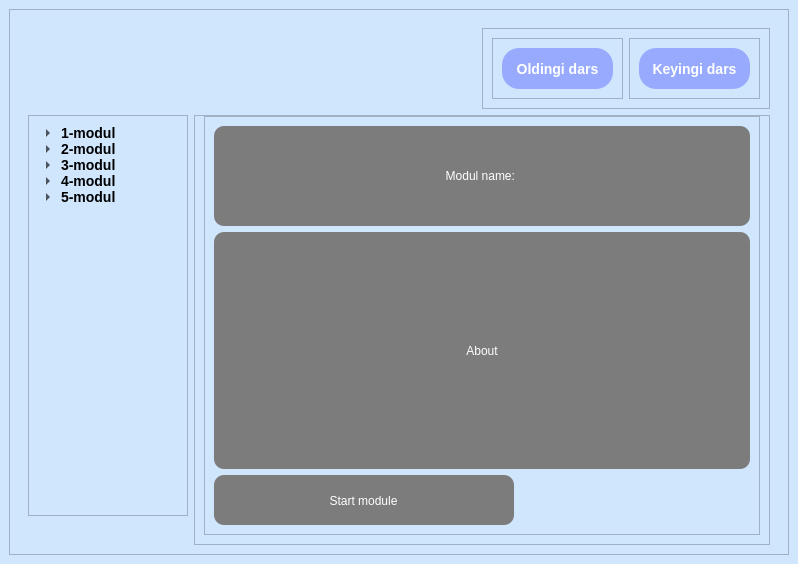
<?xml version="1.0" encoding="UTF-8"?>
<ui version="4.0">
 <class>MainWindow</class>
 <widget class="QMainWindow" name="MainWindow">
  <property name="geometry">
   <rect>
    <x>0</x>
    <y>0</y>
    <width>798</width>
    <height>564</height>
   </rect>
  </property>
  <property name="minimumSize">
   <size>
    <width>780</width>
    <height>540</height>
   </size>
  </property>
  <property name="windowTitle">
   <string>Player</string>
  </property>
  <property name="styleSheet">
   <string notr="true">background-color: #d0e6fd;</string>
  </property>
  <widget class="QWidget" name="centralwidget">
   <layout class="QGridLayout" name="gridLayout_18">
    <item row="0" column="0">
     <widget class="QFrame" name="frame">
      <property name="frameShape">
       <enum>QFrame::StyledPanel</enum>
      </property>
      <property name="frameShadow">
       <enum>QFrame::Raised</enum>
      </property>
      <layout class="QGridLayout" name="gridLayout_10">
       <property name="bottomMargin">
        <number>0</number>
       </property>
       <item row="0" column="0">
        <widget class="QStackedWidget" name="stackedWidget">
         <property name="frameShape">
          <enum>QFrame::NoFrame</enum>
         </property>
         <property name="currentIndex">
          <number>1</number>
         </property>
         <widget class="QWidget" name="login_page">
          <layout class="QGridLayout" name="gridLayout">
           <item row="0" column="0">
            <spacer name="verticalSpacer_2">
             <property name="orientation">
              <enum>Qt::Vertical</enum>
             </property>
             <property name="sizeHint" stdset="0">
              <size>
               <width>20</width>
               <height>166</height>
              </size>
             </property>
            </spacer>
           </item>
           <item row="1" column="0">
            <widget class="QFrame" name="frame_4">
             <property name="maximumSize">
              <size>
               <width>701</width>
               <height>16777215</height>
              </size>
             </property>
             <property name="styleSheet">
              <string notr="true">background-color: rgb(234, 234, 234);
box-shadow: 0 0 5px #000;
border-radius: 15px</string>
             </property>
             <property name="frameShape">
              <enum>QFrame::StyledPanel</enum>
             </property>
             <property name="frameShadow">
              <enum>QFrame::Raised</enum>
             </property>
             <layout class="QVBoxLayout" name="verticalLayout">
              <item>
               <widget class="QFrame" name="frame_2">
                <property name="minimumSize">
                 <size>
                  <width>0</width>
                  <height>90</height>
                 </size>
                </property>
                <property name="frameShape">
                 <enum>QFrame::StyledPanel</enum>
                </property>
                <property name="frameShadow">
                 <enum>QFrame::Raised</enum>
                </property>
                <layout class="QGridLayout" name="gridLayout_3">
                 <item row="0" column="0">
                  <widget class="QLabel" name="label">
                   <property name="minimumSize">
                    <size>
                     <width>0</width>
                     <height>30</height>
                    </size>
                   </property>
                   <property name="styleSheet">
                    <string notr="true">font: 20pt &quot;MS Shell Dlg 2&quot;;
color: rgb(255, 255, 255);
background-color: rgb(124, 124, 124);
border-radius:10px</string>
                   </property>
                   <property name="text">
                    <string>Kalit so'z</string>
                   </property>
                   <property name="alignment">
                    <set>Qt::AlignCenter</set>
                   </property>
                  </widget>
                 </item>
                </layout>
               </widget>
              </item>
              <item>
               <widget class="QFrame" name="frame_3">
                <property name="frameShape">
                 <enum>QFrame::StyledPanel</enum>
                </property>
                <property name="frameShadow">
                 <enum>QFrame::Raised</enum>
                </property>
                <layout class="QHBoxLayout" name="horizontalLayout">
                 <item>
                  <widget class="QLineEdit" name="lineEdit">
                   <property name="minimumSize">
                    <size>
                     <width>0</width>
                     <height>50</height>
                    </size>
                   </property>
                   <property name="maximumSize">
                    <size>
                     <width>350</width>
                     <height>16777215</height>
                    </size>
                   </property>
                   <property name="styleSheet">
                    <string notr="true">background-color: rgb(124, 124, 124);
border-radius: 15px;
border: 0;
padding: 0 10px;
color: #fff;
font-size: 16px;
</string>
                   </property>
                   <property name="placeholderText">
                    <string>Kalit so'zni kiriting</string>
                   </property>
                  </widget>
                 </item>
                </layout>
               </widget>
              </item>
              <item>
               <widget class="QFrame" name="frame_5">
                <property name="sizePolicy">
                 <sizepolicy hsizetype="Preferred" vsizetype="Preferred">
                  <horstretch>0</horstretch>
                  <verstretch>0</verstretch>
                 </sizepolicy>
                </property>
                <property name="layoutDirection">
                 <enum>Qt::LeftToRight</enum>
                </property>
                <property name="frameShape">
                 <enum>QFrame::StyledPanel</enum>
                </property>
                <property name="frameShadow">
                 <enum>QFrame::Raised</enum>
                </property>
                <layout class="QHBoxLayout" name="horizontalLayout_2">
                 <item>
                  <widget class="QPushButton" name="pushButton_6">
                   <property name="minimumSize">
                    <size>
                     <width>100</width>
                     <height>50</height>
                    </size>
                   </property>
                   <property name="maximumSize">
                    <size>
                     <width>250</width>
                     <height>16777215</height>
                    </size>
                   </property>
                   <property name="cursor">
                    <cursorShape>PointingHandCursor</cursorShape>
                   </property>
                   <property name="styleSheet">
                    <string notr="true">QPushButton {
	border-radius: 20px;
font: 11pt &quot;MS Reference Sans Serif&quot;;
background-color: rgb(124, 124, 124);
color: #fff;
}
QPushButton:hover{
	background-color: #fff;
	border: 1px solid #000;
	color: #000
}</string>
                   </property>
                   <property name="text">
                    <string>Login</string>
                   </property>
                   <property name="autoRepeatDelay">
                    <number>300</number>
                   </property>
                  </widget>
                 </item>
                </layout>
               </widget>
              </item>
             </layout>
            </widget>
           </item>
           <item row="2" column="0">
            <spacer name="verticalSpacer">
             <property name="orientation">
              <enum>Qt::Vertical</enum>
             </property>
             <property name="sizeHint" stdset="0">
              <size>
               <width>20</width>
               <height>266</height>
              </size>
             </property>
            </spacer>
           </item>
          </layout>
         </widget>
         <widget class="QWidget" name="video_page_2">
          <layout class="QGridLayout" name="gridLayout_8">
           <item row="0" column="0" colspan="2">
            <spacer name="horizontalSpacer">
             <property name="orientation">
              <enum>Qt::Horizontal</enum>
             </property>
             <property name="sizeHint" stdset="0">
              <size>
               <width>448</width>
               <height>20</height>
              </size>
             </property>
            </spacer>
           </item>
           <item row="0" column="2">
            <widget class="QFrame" name="frame_7">
             <property name="maximumSize">
              <size>
               <width>288</width>
               <height>101</height>
              </size>
             </property>
             <property name="frameShape">
              <enum>QFrame::StyledPanel</enum>
             </property>
             <property name="frameShadow">
              <enum>QFrame::Raised</enum>
             </property>
             <layout class="QGridLayout" name="gridLayout_6">
              <item row="0" column="0">
               <widget class="QFrame" name="frame_8">
                <property name="frameShape">
                 <enum>QFrame::StyledPanel</enum>
                </property>
                <property name="frameShadow">
                 <enum>QFrame::Raised</enum>
                </property>
                <layout class="QGridLayout" name="gridLayout_7">
                 <item row="0" column="0">
                  <widget class="QPushButton" name="NextLesson_2">
                   <property name="minimumSize">
                    <size>
                     <width>111</width>
                     <height>41</height>
                    </size>
                   </property>
                   <property name="cursor">
                    <cursorShape>PointingHandCursor</cursorShape>
                   </property>
                   <property name="styleSheet">
                    <string notr="true">border-radius: 17px;
background-color:#97aafe;
color: #fff;
font-size: 14px;
font-weight: 700;</string>
                   </property>
                   <property name="text">
                    <string>Oldingi dars</string>
                   </property>
                  </widget>
                 </item>
                </layout>
               </widget>
              </item>
              <item row="0" column="1">
               <widget class="QFrame" name="frame_9">
                <property name="frameShape">
                 <enum>QFrame::StyledPanel</enum>
                </property>
                <property name="frameShadow">
                 <enum>QFrame::Raised</enum>
                </property>
                <layout class="QGridLayout" name="gridLayout_5">
                 <item row="0" column="0">
                  <widget class="QPushButton" name="NextLesson">
                   <property name="minimumSize">
                    <size>
                     <width>111</width>
                     <height>41</height>
                    </size>
                   </property>
                   <property name="cursor">
                    <cursorShape>PointingHandCursor</cursorShape>
                   </property>
                   <property name="styleSheet">
                    <string notr="true">border-radius: 17px;
background-color:#97aafe;
color: #fff;
font-size: 14px;
font-weight: 700;</string>
                   </property>
                   <property name="text">
                    <string>Keyingi dars</string>
                   </property>
                  </widget>
                 </item>
                </layout>
               </widget>
              </item>
             </layout>
            </widget>
           </item>
           <item row="1" column="0">
            <widget class="QFrame" name="frame_6">
             <property name="minimumSize">
              <size>
               <width>0</width>
               <height>401</height>
              </size>
             </property>
             <property name="maximumSize">
              <size>
               <width>160</width>
               <height>411</height>
              </size>
             </property>
             <property name="frameShape">
              <enum>QFrame::StyledPanel</enum>
             </property>
             <property name="frameShadow">
              <enum>QFrame::Raised</enum>
             </property>
             <layout class="QGridLayout" name="gridLayout_4">
              <item row="0" column="0">
               <widget class="QTreeWidget" name="Categories">
                <property name="sizePolicy">
                 <sizepolicy hsizetype="Expanding" vsizetype="Expanding">
                  <horstretch>0</horstretch>
                  <verstretch>0</verstretch>
                 </sizepolicy>
                </property>
                <property name="minimumSize">
                 <size>
                  <width>160</width>
                  <height>0</height>
                 </size>
                </property>
                <property name="maximumSize">
                 <size>
                  <width>16777215</width>
                  <height>445</height>
                 </size>
                </property>
                <property name="toolTip">
                 <string>&lt;html&gt;&lt;head/&gt;&lt;body&gt;&lt;p align=&quot;center&quot;&gt;&lt;br/&gt;&lt;/p&gt;&lt;/body&gt;&lt;/html&gt;</string>
                </property>
                <property name="styleSheet">
                 <string notr="true">background-color: transparent;
border: 0;
font-weight: 600;
font-size: 14px;</string>
                </property>
                <property name="editTriggers">
                 <set>QAbstractItemView::EditKeyPressed</set>
                </property>
                <property name="uniformRowHeights">
                 <bool>false</bool>
                </property>
                <property name="headerHidden">
                 <bool>true</bool>
                </property>
                <attribute name="headerDefaultSectionSize">
                 <number>100</number>
                </attribute>
                <attribute name="headerShowSortIndicator" stdset="0">
                 <bool>false</bool>
                </attribute>
                <column>
                 <property name="text">
                  <string>1</string>
                 </property>
                 <property name="font">
                  <font>
                   <kerning>true</kerning>
                  </font>
                 </property>
                </column>
                <item>
                 <property name="text">
                  <string>1-modul</string>
                 </property>
                 <property name="font">
                  <font>
                   <weight>75</weight>
                   <bold>true</bold>
                   <stylestrategy>PreferDefault</stylestrategy>
                  </font>
                 </property>
                 <property name="foreground">
                  <brush brushstyle="NoBrush">
                   <color alpha="255">
                    <red>0</red>
                    <green>0</green>
                    <blue>0</blue>
                   </color>
                  </brush>
                 </property>
                 <item>
                  <property name="text">
                   <string>1-dars</string>
                  </property>
                  <property name="icon">
                   <iconset>
                    <normaloff>icon_unlock_.png</normaloff>icon_unlock_.png</iconset>
                  </property>
                 </item>
                 <item>
                  <property name="text">
                   <string>2-dars</string>
                  </property>
                  <property name="icon">
                   <iconset>
                    <normaloff>icon_lock_.png</normaloff>icon_lock_.png</iconset>
                  </property>
                 </item>
                 <item>
                  <property name="text">
                   <string>3-dars</string>
                  </property>
                  <property name="icon">
                   <iconset>
                    <normaloff>icon_lock_.png</normaloff>icon_lock_.png</iconset>
                  </property>
                 </item>
                 <item>
                  <property name="text">
                   <string>4-dars</string>
                  </property>
                  <property name="icon">
                   <iconset>
                    <normaloff>icon_lock_.png</normaloff>icon_lock_.png</iconset>
                  </property>
                 </item>
                 <item>
                  <property name="text">
                   <string>5-dars</string>
                  </property>
                  <property name="icon">
                   <iconset>
                    <normaloff>icon_lock_.png</normaloff>icon_lock_.png</iconset>
                  </property>
                 </item>
                 <item>
                  <property name="text">
                   <string>6-dars</string>
                  </property>
                  <property name="icon">
                   <iconset>
                    <normaloff>icon_lock_.png</normaloff>icon_lock_.png</iconset>
                  </property>
                 </item>
                 <item>
                  <property name="text">
                   <string>7-dars</string>
                  </property>
                  <property name="icon">
                   <iconset>
                    <normaloff>icon_lock_.png</normaloff>icon_lock_.png</iconset>
                  </property>
                 </item>
                 <item>
                  <property name="text">
                   <string>8-dars</string>
                  </property>
                  <property name="icon">
                   <iconset>
                    <normaloff>icon_lock_.png</normaloff>icon_lock_.png</iconset>
                  </property>
                 </item>
                 <item>
                  <property name="text">
                   <string>9-dars</string>
                  </property>
                  <property name="icon">
                   <iconset>
                    <normaloff>icon_lock_.png</normaloff>icon_lock_.png</iconset>
                  </property>
                 </item>
                </item>
                <item>
                 <property name="text">
                  <string>2-modul</string>
                 </property>
                 <item>
                  <property name="text">
                   <string>2-dars</string>
                  </property>
                  <property name="icon">
                   <iconset>
                    <normaloff>icon_lock_.png</normaloff>icon_lock_.png</iconset>
                  </property>
                 </item>
                </item>
                <item>
                 <property name="text">
                  <string>3-modul</string>
                 </property>
                 <item>
                  <property name="text">
                   <string>1-dars</string>
                  </property>
                  <property name="icon">
                   <iconset>
                    <normaloff>icon_lock_.png</normaloff>icon_lock_.png</iconset>
                  </property>
                 </item>
                </item>
                <item>
                 <property name="text">
                  <string>4-modul</string>
                 </property>
                 <item>
                  <property name="text">
                   <string>1-dars</string>
                  </property>
                  <property name="icon">
                   <iconset>
                    <normaloff>icon_lock_.png</normaloff>icon_lock_.png</iconset>
                  </property>
                 </item>
                </item>
                <item>
                 <property name="text">
                  <string>5-modul</string>
                 </property>
                 <item>
                  <property name="text">
                   <string>1-dars</string>
                  </property>
                  <property name="icon">
                   <iconset>
                    <normaloff>icon_lock_.png</normaloff>icon_lock_.png</iconset>
                  </property>
                 </item>
                </item>
               </widget>
              </item>
             </layout>
            </widget>
           </item>
           <item row="1" column="1" rowspan="2" colspan="2">
            <widget class="QFrame" name="frame_10">
             <property name="minimumSize">
              <size>
               <width>300</width>
               <height>0</height>
              </size>
             </property>
             <property name="frameShape">
              <enum>QFrame::StyledPanel</enum>
             </property>
             <property name="frameShadow">
              <enum>QFrame::Raised</enum>
             </property>
             <layout class="QGridLayout" name="gridLayout_2">
              <property name="topMargin">
               <number>0</number>
              </property>
              <item row="0" column="0">
               <widget class="QFrame" name="frame_11">
                <property name="minimumSize">
                 <size>
                  <width>0</width>
                  <height>0</height>
                 </size>
                </property>
                <property name="frameShape">
                 <enum>QFrame::StyledPanel</enum>
                </property>
                <property name="frameShadow">
                 <enum>QFrame::Raised</enum>
                </property>
                <layout class="QGridLayout" name="gridLayout_16">
                 <property name="leftMargin">
                  <number>0</number>
                 </property>
                 <property name="topMargin">
                  <number>0</number>
                 </property>
                 <property name="rightMargin">
                  <number>0</number>
                 </property>
                 <property name="bottomMargin">
                  <number>0</number>
                 </property>
                 <property name="spacing">
                  <number>0</number>
                 </property>
                 <item row="0" column="0">
                  <widget class="QStackedWidget" name="stackedWidget_2">
                   <property name="minimumSize">
                    <size>
                     <width>280</width>
                     <height>200</height>
                    </size>
                   </property>
                   <property name="maximumSize">
                    <size>
                     <width>16777215</width>
                     <height>16777215</height>
                    </size>
                   </property>
                   <property name="statusTip">
                    <string/>
                   </property>
                   <property name="layoutDirection">
                    <enum>Qt::LeftToRight</enum>
                   </property>
                   <property name="styleSheet">
                    <string notr="true"/>
                   </property>
                   <property name="frameShape">
                    <enum>QFrame::NoFrame</enum>
                   </property>
                   <property name="frameShadow">
                    <enum>QFrame::Plain</enum>
                   </property>
                   <property name="lineWidth">
                    <number>1</number>
                   </property>
                   <property name="currentIndex">
                    <number>1</number>
                   </property>
                   <widget class="QWidget" name="video_page">
                    <layout class="QGridLayout" name="gridLayout_13">
                     <item row="1" column="0">
                      <widget class="QFrame" name="frame_12">
                       <property name="minimumSize">
                        <size>
                         <width>0</width>
                         <height>0</height>
                        </size>
                       </property>
                       <property name="maximumSize">
                        <size>
                         <width>16777215</width>
                         <height>130</height>
                        </size>
                       </property>
                       <property name="frameShape">
                        <enum>QFrame::StyledPanel</enum>
                       </property>
                       <property name="frameShadow">
                        <enum>QFrame::Raised</enum>
                       </property>
                       <layout class="QHBoxLayout" name="horizontalLayout_3">
                        <property name="spacing">
                         <number>20</number>
                        </property>
                        <property name="leftMargin">
                         <number>0</number>
                        </property>
                        <property name="topMargin">
                         <number>18</number>
                        </property>
                        <property name="rightMargin">
                         <number>0</number>
                        </property>
                        <property name="bottomMargin">
                         <number>0</number>
                        </property>
                        <item>
                         <widget class="QFrame" name="frame_16">
                          <property name="frameShape">
                           <enum>QFrame::StyledPanel</enum>
                          </property>
                          <property name="frameShadow">
                           <enum>QFrame::Raised</enum>
                          </property>
                          <layout class="QGridLayout" name="gridLayout_11">
                           <property name="leftMargin">
                            <number>0</number>
                           </property>
                           <property name="topMargin">
                            <number>0</number>
                           </property>
                           <property name="rightMargin">
                            <number>10</number>
                           </property>
                           <property name="bottomMargin">
                            <number>0</number>
                           </property>
                           <property name="spacing">
                            <number>0</number>
                           </property>
                           <item row="0" column="0">
                            <widget class="QGraphicsView" name="graphicsView">
                             <property name="styleSheet">
                              <string notr="true">background-color: rgb(255, 255, 0);</string>
                             </property>
                            </widget>
                           </item>
                          </layout>
                         </widget>
                        </item>
                        <item>
                         <widget class="QFrame" name="frame_18">
                          <property name="frameShape">
                           <enum>QFrame::StyledPanel</enum>
                          </property>
                          <property name="frameShadow">
                           <enum>QFrame::Raised</enum>
                          </property>
                          <layout class="QGridLayout" name="gridLayout_19">
                           <property name="leftMargin">
                            <number>10</number>
                           </property>
                           <property name="topMargin">
                            <number>0</number>
                           </property>
                           <property name="rightMargin">
                            <number>10</number>
                           </property>
                           <property name="bottomMargin">
                            <number>0</number>
                           </property>
                           <property name="spacing">
                            <number>0</number>
                           </property>
                           <item row="0" column="0">
                            <widget class="QGraphicsView" name="graphicsView_6">
                             <property name="styleSheet">
                              <string notr="true">background-color: rgb(170, 170, 255);</string>
                             </property>
                            </widget>
                           </item>
                          </layout>
                         </widget>
                        </item>
                        <item>
                         <widget class="QFrame" name="frame_15">
                          <property name="frameShape">
                           <enum>QFrame::StyledPanel</enum>
                          </property>
                          <property name="frameShadow">
                           <enum>QFrame::Raised</enum>
                          </property>
                          <layout class="QGridLayout" name="gridLayout_12">
                           <property name="leftMargin">
                            <number>10</number>
                           </property>
                           <property name="topMargin">
                            <number>0</number>
                           </property>
                           <property name="rightMargin">
                            <number>10</number>
                           </property>
                           <property name="bottomMargin">
                            <number>0</number>
                           </property>
                           <property name="spacing">
                            <number>0</number>
                           </property>
                           <item row="0" column="0">
                            <widget class="QGraphicsView" name="graphicsView_2">
                             <property name="styleSheet">
                              <string notr="true">background-color: rgb(85, 255, 255);</string>
                             </property>
                            </widget>
                           </item>
                          </layout>
                         </widget>
                        </item>
                        <item>
                         <widget class="QFrame" name="frame_14">
                          <property name="frameShape">
                           <enum>QFrame::StyledPanel</enum>
                          </property>
                          <property name="frameShadow">
                           <enum>QFrame::Raised</enum>
                          </property>
                          <layout class="QGridLayout" name="gridLayout_14">
                           <property name="leftMargin">
                            <number>10</number>
                           </property>
                           <property name="topMargin">
                            <number>0</number>
                           </property>
                           <property name="rightMargin">
                            <number>10</number>
                           </property>
                           <property name="bottomMargin">
                            <number>0</number>
                           </property>
                           <property name="spacing">
                            <number>0</number>
                           </property>
                           <item row="0" column="0">
                            <widget class="QGraphicsView" name="graphicsView_3">
                             <property name="styleSheet">
                              <string notr="true">background-color: rgb(85, 85, 255);</string>
                             </property>
                            </widget>
                           </item>
                          </layout>
                         </widget>
                        </item>
                        <item>
                         <widget class="QFrame" name="frame_13">
                          <property name="frameShape">
                           <enum>QFrame::StyledPanel</enum>
                          </property>
                          <property name="frameShadow">
                           <enum>QFrame::Raised</enum>
                          </property>
                          <layout class="QGridLayout" name="gridLayout_15">
                           <property name="leftMargin">
                            <number>10</number>
                           </property>
                           <property name="topMargin">
                            <number>0</number>
                           </property>
                           <property name="rightMargin">
                            <number>0</number>
                           </property>
                           <property name="bottomMargin">
                            <number>0</number>
                           </property>
                           <property name="spacing">
                            <number>0</number>
                           </property>
                           <item row="0" column="0">
                            <widget class="QGraphicsView" name="graphicsView_4">
                             <property name="styleSheet">
                              <string notr="true">background-color: rgb(0, 255, 0);</string>
                             </property>
                            </widget>
                           </item>
                          </layout>
                         </widget>
                        </item>
                       </layout>
                      </widget>
                     </item>
                     <item row="0" column="0">
                      <widget class="QFrame" name="frame_17">
                       <property name="minimumSize">
                        <size>
                         <width>0</width>
                         <height>0</height>
                        </size>
                       </property>
                       <property name="frameShape">
                        <enum>QFrame::StyledPanel</enum>
                       </property>
                       <property name="frameShadow">
                        <enum>QFrame::Raised</enum>
                       </property>
                       <layout class="QGridLayout" name="gridLayout_17">
                        <property name="leftMargin">
                         <number>0</number>
                        </property>
                        <property name="topMargin">
                         <number>0</number>
                        </property>
                        <property name="rightMargin">
                         <number>0</number>
                        </property>
                        <property name="bottomMargin">
                         <number>0</number>
                        </property>
                        <property name="spacing">
                         <number>0</number>
                        </property>
                        <item row="0" column="0">
                         <widget class="QLabel" name="label_4">
                          <property name="styleSheet">
                           <string notr="true">background-color: rgb(85, 255, 255);</string>
                          </property>
                          <property name="text">
                           <string/>
                          </property>
                          <property name="scaledContents">
                           <bool>false</bool>
                          </property>
                         </widget>
                        </item>
                       </layout>
                      </widget>
                     </item>
                    </layout>
                   </widget>
                   <widget class="QWidget" name="about">
                    <layout class="QVBoxLayout" name="verticalLayout_3">
                     <item>
                      <widget class="QFrame" name="frame_19">
                       <property name="minimumSize">
                        <size>
                         <width>0</width>
                         <height>100</height>
                        </size>
                       </property>
                       <property name="maximumSize">
                        <size>
                         <width>16777215</width>
                         <height>100</height>
                        </size>
                       </property>
                       <property name="styleSheet">
                        <string notr="true">font: 20pt &quot;MS Shell Dlg 2&quot;;
color: rgb(255, 255, 255);
background-color: rgb(124, 124, 124);
border-radius:10px</string>
                       </property>
                       <property name="frameShape">
                        <enum>QFrame::StyledPanel</enum>
                       </property>
                       <property name="frameShadow">
                        <enum>QFrame::Raised</enum>
                       </property>
                       <layout class="QGridLayout" name="gridLayout_9">
                        <item row="0" column="0">
                         <widget class="QLabel" name="label_2">
                          <property name="text">
                           <string>Modul name: </string>
                          </property>
                          <property name="alignment">
                           <set>Qt::AlignCenter</set>
                          </property>
                         </widget>
                        </item>
                       </layout>
                      </widget>
                     </item>
                     <item>
                      <widget class="QFrame" name="frame_20">
                       <property name="minimumSize">
                        <size>
                         <width>0</width>
                         <height>0</height>
                        </size>
                       </property>
                       <property name="styleSheet">
                        <string notr="true">font: 20pt &quot;MS Shell Dlg 2&quot;;
color: rgb(255, 255, 255);
background-color: rgb(124, 124, 124);
border-radius:10px</string>
                       </property>
                       <property name="frameShape">
                        <enum>QFrame::StyledPanel</enum>
                       </property>
                       <property name="frameShadow">
                        <enum>QFrame::Raised</enum>
                       </property>
                       <layout class="QGridLayout" name="gridLayout_20">
                        <item row="0" column="0">
                         <widget class="QLabel" name="label_3">
                          <property name="text">
                           <string>About</string>
                          </property>
                          <property name="alignment">
                           <set>Qt::AlignCenter</set>
                          </property>
                         </widget>
                        </item>
                       </layout>
                      </widget>
                     </item>
                     <item>
                      <widget class="QFrame" name="frame_21">
                       <property name="minimumSize">
                        <size>
                         <width>300</width>
                         <height>50</height>
                        </size>
                       </property>
                       <property name="maximumSize">
                        <size>
                         <width>300</width>
                         <height>50</height>
                        </size>
                       </property>
                       <property name="styleSheet">
                        <string notr="true">font: 12pt &quot;MS Shell Dlg 2&quot;;
color: rgb(255, 255, 255);
background-color: rgb(124, 124, 124);
border-radius:10px</string>
                       </property>
                       <property name="frameShape">
                        <enum>QFrame::StyledPanel</enum>
                       </property>
                       <property name="frameShadow">
                        <enum>QFrame::Raised</enum>
                       </property>
                       <widget class="QPushButton" name="pushButton">
                        <property name="geometry">
                         <rect>
                          <x>-1</x>
                          <y>5</y>
                          <width>301</width>
                          <height>41</height>
                         </rect>
                        </property>
                        <property name="text">
                         <string>Start module</string>
                        </property>
                       </widget>
                      </widget>
                     </item>
                    </layout>
                   </widget>
                  </widget>
                 </item>
                </layout>
               </widget>
              </item>
             </layout>
            </widget>
           </item>
           <item row="2" column="0">
            <spacer name="verticalSpacer_3">
             <property name="orientation">
              <enum>Qt::Vertical</enum>
             </property>
             <property name="sizeHint" stdset="0">
              <size>
               <width>20</width>
               <height>349</height>
              </size>
             </property>
            </spacer>
           </item>
          </layout>
         </widget>
        </widget>
       </item>
      </layout>
     </widget>
    </item>
   </layout>
  </widget>
 </widget>
 <resources>
  <include location="images.qrc"/>
 </resources>
 <connections/>
</ui>
